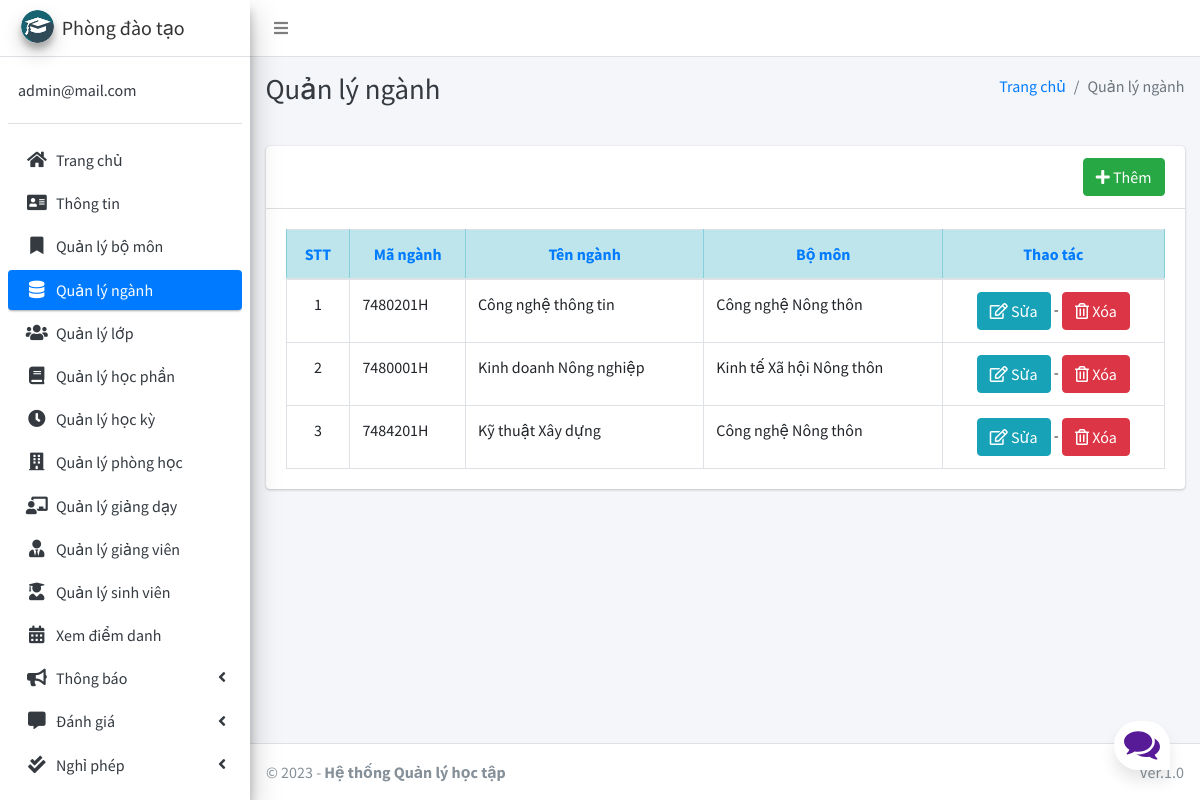
Screenshot of /major/manage/ (signed in) with the database file from the repository.
### main_app/models.py (models this page shows, shortened)
class CustomUser(AbstractUser):
    USER_TYPE = ((1, "PDT"), (2, "GV"), (3, "SV"))
    id = models.CharField(primary_key='True', max_length=10)
    username = None  # Removed username, using email instead
    email = models.EmailField(unique=True)
    user_type = models.CharField(default=1, choices=USER_TYPE, max_length=1)
    fcm_token = models.TextField(default="")  # For firebase notifications
    USERNAME_FIELD = "email"
    REQUIRED_FIELDS = []
    objects = CustomUserManager()

class Major(models.Model):
    id = models.CharField(primary_key='True', max_length=50)
    name = models.CharField(max_length=120)
    department = models.ForeignKey(Department, on_delete=models.DO_NOTHING, null=True, blank=False)

class Department(models.Model):
    id = models.CharField(primary_key='True', max_length=50)
    name = models.CharField(max_length=120)

### main_app/hod_views.py (the view)
# urls.py: path("major/manage/", hod_views.manage_major, name='manage_major'),
def manage_major(request):
    majors = Major.objects.all()
    context = {
        'majors': majors,
        'page_title': 'Quản lý ngành'
    }
    return render(request, "hod_template/manage_major.html", context)

### main_app/templates/hod_template/manage_major.html
{% extends 'main_app/base.html' %}
{% load static %}
{% block page_title %}{{page_title}}{% endblock page_title %}
{% block content %}
<section class="content">
    <div class="container-fluid">
        <div class="row">
            <div class="col-md-12">
                <div class="card">
                    <div class="card-header">
                        <div style="float: right;">
                            <a href="{% url 'add_major' %}" class="btn btn-success">
                                <i class="fas fa-plus"></i> Thêm</a>
                        </div>
                    </div>
                    <div class="card-body">
                        <table id="example2" class="table table-bordered table-hover">
                            <thead class="table-info text-primary text-center">
                                <tr>
                                    <th>STT</th>
                                    <th>Mã ngành</th>
                                    <th>Tên ngành</th>
                                    <th>Bộ môn</th>
                                    <th>Thao tác</th>
                                </tr>
                            </thead>
                            <tbody>
                                {% for major in majors %}
                                <tr>
                                    <td class="text-center">{{ forloop.counter }}</td>
                                    <td>{{major.id}}</td>
                                    <td>{{major.name}}</td>
                                    <td>{{major.department.name }}</td>
                                    <td class="text-center">
                                        <a href="{% url 'edit_major' major.id %}" class="btn btn-info"><i class="far fa-edit"></i> Sửa</a> -
                                        <a href="{% url 'delete_major' major.id %}" onclick="return confirm('Bạn có chắc chắn muốn xóa ngành {{major.name}}?')" class="btn btn-danger"><i class="far fa-trash-alt"></i> Xóa</a>
                                    </td>
                                </tr>
                                {% endfor %}
                            </tbody>
                        </table>
                    </div>
                </div>
            </div>
        </div>
    </div>
</section>
{% endblock content %}

### main_app/templates/main_app/sidebar_template.html (shortened to what this page needs)
{% load static %}
<aside class="main-sidebar sidebar-light-blue elevation-4">
    {% if request.user.user_type == '1' %}
        <a href="{% url 'admin_home' %}" class="brand-link">
            <img src="{% static 'dist/img/cmsl.png' %} " alt="AdminLTE Logo"
                 class="brand-image img-circle elevation-3">
            <span class="brand-text">Phòng đào tạo</span>
        </a>
        <div class="sidebar">
        <div class="user-panel mt-3 pb-3 mb-3 d-flex">
            <div class="info">
                <a href="#" class="d-block">{{ user }}</a>
            </div>
        </div>
        <nav class="mt-2">
        <ul class="nav nav-pills nav-sidebar flex-column" data-widget="treeview" role="menu" data-accordion="false">
        <li class="nav-item">
            {% url 'admin_home' as admin_home %}
            <a href="{{ admin_home }}" class="nav-link {% if admin_home == request.path %} active {% endif %}">
                <i class="nav-icon fas fa-home"></i>
                <p>
                    Trang chủ
                </p>
            </a>
        </li>
        <li class="nav-item">
            {% url 'admin_view_profile' as admin_view_profile %}
            <a href="{{ admin_view_profile }}"
               class="nav-link {% if admin_view_profile == request.path %} active {% endif %}">
                <i class="nav-icon fas fa-address-card"></i>
                <p>
                    Thông tin
                </p>
            </a>
        </li>
        <li class="nav-item">
            {% url 'manage_department' as manage_department %}
            <a href="{{ manage_department }}" class="nav-link {% if manage_department == request.path %} active {% endif %}">
                <i class="nav-icon fas fa-bookmark"></i>
                <p>
                    Quản lý bộ môn
                </p>
            </a>
        </li>
                <li class="nav-item">
                    {% url 'manage_major' as manage_major %}
                    {% url 'edit_major' department_id as edit_major %}
                    <a href="{{ manage_major }}"
                       class="nav-link  {% if edit_major == request.path or manage_major == request.path %} active {% endif %}">
                        <i class="nav-icon fas fa-database"></i>
                        <p>
                            Quản lý ngành
                        </p>
                    </a>
                </li>
                        <li class="nav-item">
                    {% url 'manage_grade' as manage_grade %}
                    {% url 'edit_grade' department_id as edit_grade %}
                    <a href="{{ manage_grade }}"
                       class="nav-link  {% if edit_grade == request.path or manage_grade == request.path %} active {% endif %}">
                        <i class="nav-icon fas fa-users"></i>
                        <p>
                            Quản lý lớp
                        </p>
                    </a>
                </li>
                        <li class="nav-item">
                    {% url 'manage_subject' as manage_subject %}
                    {% url 'edit_subject' subject_id as edit_subject %}
                    <a href="{{ manage_subject }}"
                       class="nav-link  {% if edit_subject == request.path or manage_subject == request.path %} active {% endif %}">
                        <i class="nav-icon fas fa-book"></i>
                        <p>
                            Quản lý học phần
                        </p>
                    </a>
                </li>
                        <li class="nav-item">
                    {% url 'manage_session' as manage_session %}
                    {% url 'edit_session' session_id as edit_session %}
                    <a href="{{ manage_session }}"
                       class="nav-link  {% if edit_session == request.path or manage_session == request.path %} active {% endif %}">
                        <i class="nav-icon fas fa-clock"></i>
                        <p>
                            Quản lý học kỳ
                        </p>
                    </a>
                </li>
                        <li class="nav-item">
                    {% url 'manage_room' as manage_room %}
                    {% url 'edit_room' room_id as edit_room %}
                    <a href="{{ manage_room }}"
                       class="nav-link {% if manage_room == request.path or request.path == edit_room %} active {% endif %}">
                        <i class="fas fa-building nav-icon"></i>
                        <p>
                            Quản lý phòng học
                        </p>
                    </a>
                </li>
                        <li class="nav-item">
                    {% url 'manage_assign' as manage_assign %}
                    {% url 'edit_assign' assign_id as edit_assign %}
                    <a href="{{ manage_assign }}"
                       class="nav-link {% if manage_assign == request.path or request.path == edit_assign %} active {% endif %}">
                        <i class="nav-icon fas fa-chalkboard-teacher"></i>
                        <p>
                            Quản lý giảng dạy
                        </p>
                    </a>
                </li>
                <li class="nav-item">
            {% url 'manage_staff' as manage_staff %}
            {% url 'edit_staff' staff_id as edit_staff %}
            <a href="{{ manage_staff }}"
               class="nav-link {% if manage_staff == request.path or request.path == edit_staff %} active {% endif %}">
                <i class="nav-icon fas fa-user-tie"></i>
                <p>
                    Quản lý giảng viên
                </p>
            </a>
        </li>
        <li class="nav-item">
            {% url 'manage_student' as manage_student %}
            {% url 'edit_student' student_id as edit_student %}
            <a href="{{ manage_student }}"
               class="nav-link  {% if edit_student == request.path or manage_student == request.path %} active {% endif %}">
                <i class="nav-icon fas fa-user-graduate"></i>
                <p>
                    Quản lý sinh viên
                </p>
            </a>
        </li>
        <li class="nav-item">
            {% url 'admin_view_attendance' as admin_view_attendance %}
            <a href="{{ admin_view_attendance }}"
               class="nav-link  {% if admin_view_attendance == request.path %} active {% endif %}">
                <i class="nav-icon fas fa-calendar-alt"></i>
                <p>
                    Xem điểm danh
                </p>
            </a>
        </li>
        <li class="nav-item has-treeview">
            <a href="#" class="nav-link">
                <i class="nav-icon fas fa-bullhorn"></i>
                <p>
                    Thông báo
                    <i class="fas fa-angle-left right"></i>
                </p>
            </a>
        </li>
                <li class="nav-item has-treeview">
            <a href="#" class="nav-link">
                <i class="nav-icon fas fa-comment-alt"></i>
                <p>
                    Đánh giá
                    <i class="fas fa-angle-left right"></i>
                </p>
            </a>
        </li>
                <li class="nav-item has-treeview">
            <a href="#" class="nav-link">
                <i class="nav-icon fas fa-check-double"></i>
                <p>
                    Nghỉ phép
                    <i class="fas fa-angle-left right"></i>
                </p>
            </a>
        </li>
    {% endif %}
    <li class="nav-item">
        <a href="{% url 'user_logout' %}"
           onclick="return confirm('Bạn có chắc chắn muốn đăng xuất?')"
           class="nav-link">
        </a>
    </li>
    </ul>
    </nav>
    </div>
</aside>

### main_app/static/style.css (style rules this page uses)
* { box-sizing: border-box; margin: 0; padding: 0; }
body { font-family: 'Nunito', sans-serif; font-weight: 400; font-size: 100%; background: #F1F1F1; }
*, html { --primaryGradient: linear-gradient(93.12deg, #581B98 0.52%, #9C1DE7 100%); --secondaryGradient: linear-gradient(268.91deg, #581B98 -2.14%, #9C1DE7 99.69%); --primaryBoxShadow: 0px 10px 15px rgba(0, 0, 0, 0.1); --secondaryBoxShadow: 0px -10px 15px rgba(0, 0, 0, 0.1); --primary: #581B98; }

### rows the page displays
CustomUser: email "admin@mail.com"
Major: id "7480201H", name "Công nghệ thông tin", department.name "Công nghệ Nông thôn"
Major: id "7480001H", name "Kinh doanh Nông nghiệp", department.name "Kinh tế Xã hội Nông thôn"
Major: id "7484201H", name "Kỹ thuật Xây dựng", department.name "Công nghệ Nông thôn"

### other values shown
{{ page_title }} "Quản lý ngành"
